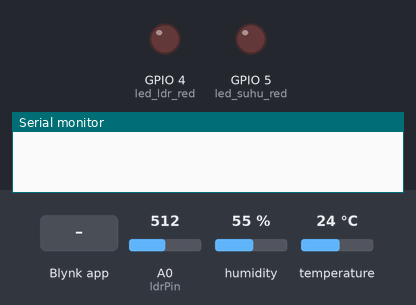
The sketch below on a simulated ESP8266 (NodeMCU). Parts: output pins drawn as LEDs (lit = HIGH), the last lines printed to the serial monitor. Inputs (shaded band) come from the test bench; at power-on: temperature 24 °C, A0 (ldrPin) = 512, humidity 55 %. WiFi joins after 1.5 s; servers stay silent unless stated.

Above: at 3.0 s.
3.1 s: Blynk app writes 1 to V8
At 4.6 s:
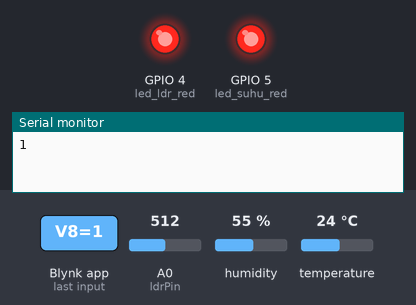
5.3 s: temperature set to 2 °C
8.0 s: temperature set to 0 °C
At 10.3 s:
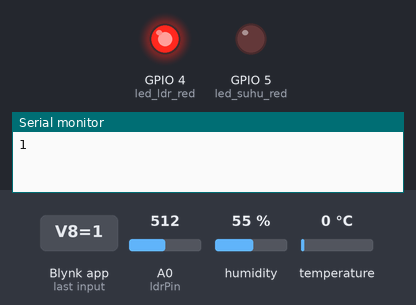
11.0 s: temperature set to 12 °C
At 13.7 s:
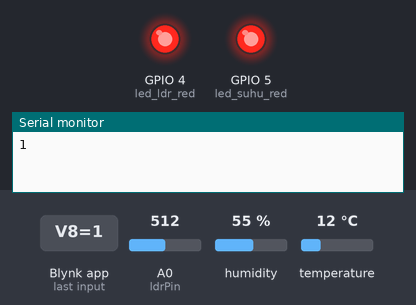
14.0 s: Blynk app writes 200 to V5
At 15.7 s:
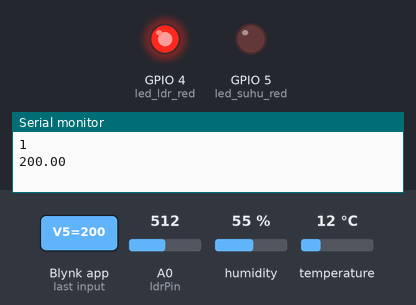
Timing chart, 0 to 17.2 s (numbered marks = the images above; inputs shaded):
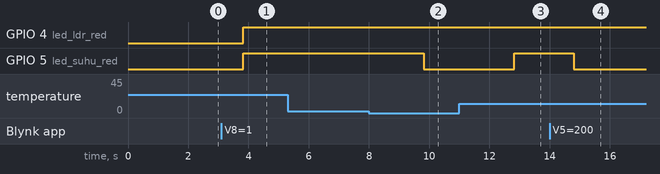

Measured:
- the behaviour switches between 1 and 0 °C on temperature (found by bisection; images 1 and 2)
- after the input at 3.1 s, GPIO 4 (led_ldr_red), GPIO 5 (led_suhu_red): LOW → HIGH after 0.73 s
- after the input at 5.3 s, every drawn part: stays the same
- after the input at 8.0 s, GPIO 5 (led_suhu_red): HIGH → LOW after 1.8 s
- after the input at 11.0 s, GPIO 5 (led_suhu_red): LOW → HIGH after 1.8 s
- after the input at 14.0 s, GPIO 5 (led_suhu_red): HIGH → LOW after 0.80 s

The sketch:

TTS.ino
```cpp
#define BLYNK_PRINT Serial
#include <ESP8266WiFi.h>
#include <BlynkSimpleEsp8266.h>
#include <DHT.h>
#include <DHT_U.h>
#include <Adafruit_Sensor.h>

//Inisiasi Sensor LDR
#define ldrPin A0
int ldrValue = 0;
float lux = 0;

//Inisiasi Sensor Suhu
#define DHTPIN 2
#define DHT11 11
DHT dht(DHTPIN,DHT11);
float tempValue = 0;

//Inisiasi Koneksi ke Local Server dan WiFi
char auth[] = "K3pSt9TyQjTxRxplubyCxhl4IjZqaOo7";
char server[] = "192.168.100.3";
char ssid[] = "cie MisQueen";
char pass[] = "wowsogood";

//Inisiasi Waktu
BlynkTimer timer;

//Inisiasi LED Suhu
WidgetLED led_suhu(V7);
int led_suhu_red = 5;

//Inisiasi LED LDR
WidgetLED led_ldr(V6);
int led_ldr_red = 4;

//Pembacaan Virtual Button
int booleanCheck;
BLYNK_WRITE(V8)
{
  booleanCheck = param.asInt();
  Serial.println(booleanCheck);
}

//Pembacaan Slider Suhu
float sliderValue_1;
BLYNK_WRITE(V5)
{
  sliderValue_1 = param.asFloat();
  Serial.println(sliderValue_1);
}

//Pembacaan Slider Cahaya
int sliderValue_2;
BLYNK_WRITE(V4)
{
  sliderValue_2 = param.asInt();
  sliderValue_2 = ( sliderValue_2*0.009768 )*4 + 10;
  Serial.println(sliderValue_2);
}

void sendSensor()
{
  if(booleanCheck == 1){
       tempValue = dht.readTemperature();
       ldrValue = analogRead(ldrPin)*4;
       lux = ( ldrValue*0.009768 ) + 10;

    if (isnan(tempValue)) {
      Serial.println("Failed to read from DHT sensor!");
      return;
    }else{
      Blynk.virtualWrite(V3, tempValue);

      //Kontrol LED Suhu
      if( sliderValue_1 < tempValue ) {
        led_suhu.on();
        Blynk.setProperty(V7, "color", "#D54062");
        digitalWrite(led_suhu_red,HIGH);
      }else{
        led_suhu.on();
        Blynk.setProperty(V7, "color", "#91D18B");
        digitalWrite(led_suhu_red,LOW);
      }

    }

    Blynk.virtualWrite(V2, lux);

    //Kontrol LED LDR
      if( sliderValue_2 < lux ) {
        led_ldr.on();
        Blynk.setProperty(V6, "color", "#D54062");
        digitalWrite(led_ldr_red,HIGH);
      }else{
        led_ldr.on();
        Blynk.setProperty(V6, "color", "#91D18B");
        digitalWrite(led_ldr_red,LOW);
      }

  }

  Blynk.virtualWrite(V0, tempValue);
  Blynk.virtualWrite(V1, lux);

}

void setup()
{
  Serial.begin(9600);
  Blynk.begin(auth, ssid, pass, server, 8080);
  dht.begin();
  pinMode(led_ldr_red,OUTPUT);
  pinMode(led_suhu_red,OUTPUT);
  timer.setInterval(1000L,sendSensor);
}

void loop()
{
  Blynk.run();
  timer.run();
}
```
